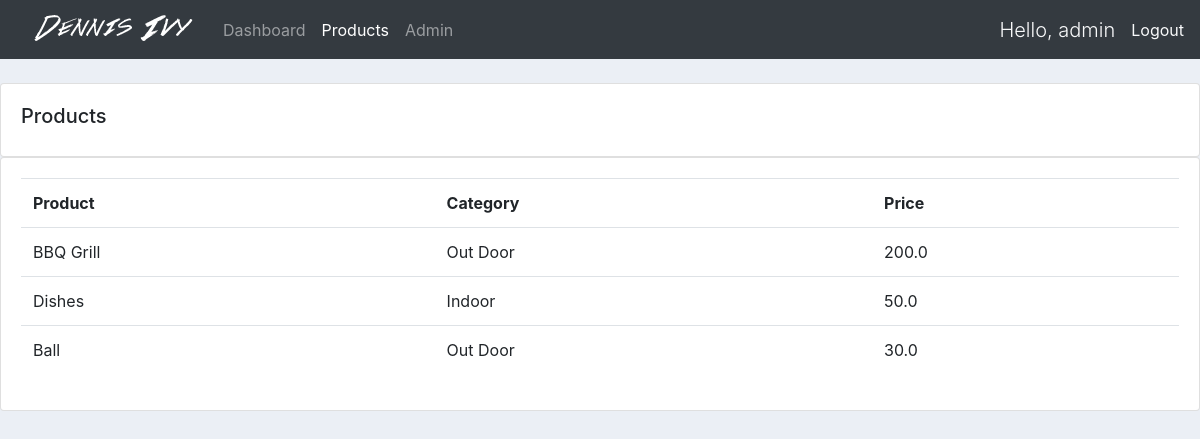
Screenshot of /products/ (signed in) with the database file from the repository.
### accounts/models/product.py (models this page shows, shortened)
class Product(models.Model):
    CATEGORIES = (
        ('Indoor', 'Indoor'),
        ('Out Door', 'Out Door'),
    )
    name = models.CharField(max_length=200, null=True)
    price = models.FloatField(null=True)
    category = models.CharField(max_length=200, null=True, choices=CATEGORIES)
    description = models.CharField(max_length=200, null=True, blank=True)
    tag = models.ManyToManyField(Tag)
    date_created = models.DateTimeField(auto_now_add=True, null=True)

### accounts/decorators.py (the view)
    def wrapper_method(request, *args, **kwargs):
        user_groups = request.user.groups
        user_group_name = ''
        redirect_for = {
            'admin': view_method(request, *args, **kwargs),
            'customer': redirect('user_page'),
        }
        if user_groups.exists():
            user_group_name = user_groups.all()[0].name
        return redirect_for[user_group_name]

### accounts/templatetags/helpers.py (called while the page is built)
@register.simple_tag
def is_link_active(request, url):
    return 'active' if request.path == url else ''

### accounts/views.py (called while the page is built)
@login_required(login_url='login')
@admin_only
def products(request):
    products = Product.objects.all()
    return render(request, 'pages/products.html', {'products': products})

### accounts/templates/pages/products.html (shortened to what this page needs)
{% extends 'base.html' %}
{% block content %}
<br>
<div class="row">
    <div class="col-md">
        <div class="card card-body">
            <h5>Products</h5>
        </div>
        <div class="card card-body">
            <table class="table">
                <tr>
                    <th>Product</th>
                    <th>Category</th>
                    <th>Price</th>
                </tr>
                {% for product in products %}
                <tr>
                    <td>{{product.name}}</td>
                    <td>{{product.category}}</td>
                    <td>{{product.price}}</td>
                </tr>
                {% endfor %}
            </table>
        </div>
    </div>
</div>
{% endblock content %}

### accounts/templates/partials/_navbar.html (shortened to what this page needs)
{% load static %}
{% load helpers %}
{% url 'dashboard' as dashboard_url %}
{% url 'products' as products_url %}
<nav class="navbar navbar-expand-lg navbar-dark bg-dark">
    <a href="{% url 'dashboard' %}">
        <img src="{% static 'images/logo.png' %}" alt="imagem escrito Dennis Ivy com uma fonte diferente">
    </a>
    <div class="collapse navbar-collapse" id="navbarNav">
      <ul class="navbar-nav">
        {% if request.user.is_staff %}
        <li class="nav-item {% is_link_active request dashboard_url %}">
            <a class="nav-link" href="{% url 'dashboard' %}">Dashboard</a>
        </li>
        <li class="nav-item {% is_link_active request products_url %}">
            <a class="nav-link" href="{% url 'products' %}">Products</a>
        </li>
        <li class="nav-item">
            <a class="nav-link" href="/admin" target="_blank">Admin</a>
        </li>
        {% endif %}
      </ul>
    </div>
    <span class="text-light lead">Hello, {{request.user}}</span>
    <a href="{% url 'logout' %}" class="ml-3 text-light">Logout</a>
</nav>

### static/css/main.css (style rules this page uses)
body { background-color: #ebeff5; }

### rows the page displays
Product: name "BBQ Grill", category "Out Door", price "200.0"
Product: name "Dishes", category "Indoor", price "50.0"
Product: name "Ball", category "Out Door", price "30.0"

### other values shown
{{ request.user }} "admin"
